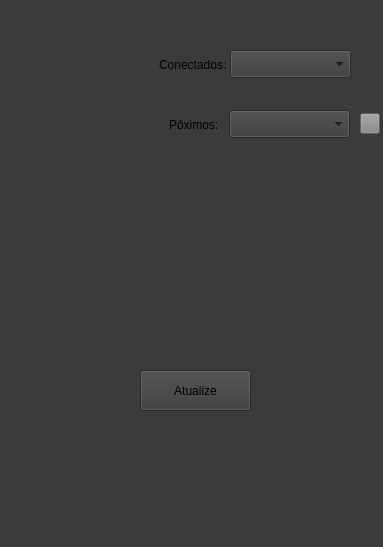
<?xml version="1.0" encoding="UTF-8"?>
<ui version="4.0">
 <class>screenOfConnect</class>
 <widget class="QWidget" name="screenOfConnect">
  <property name="geometry">
   <rect>
    <x>0</x>
    <y>0</y>
    <width>383</width>
    <height>547</height>
   </rect>
  </property>
  <property name="windowTitle">
   <string>Form</string>
  </property>
  <property name="styleSheet">
   <string notr="true">background-color: rgb(59, 59, 59);</string>
  </property>
  <widget class="QComboBox" name="cmb_connectado">
   <property name="geometry">
    <rect>
     <x>230</x>
     <y>50</y>
     <width>121</width>
     <height>28</height>
    </rect>
   </property>
  </widget>
  <widget class="QPushButton" name="pushButton">
   <property name="geometry">
    <rect>
     <x>140</x>
     <y>370</y>
     <width>111</width>
     <height>41</height>
    </rect>
   </property>
   <property name="text">
    <string>Atualize</string>
   </property>
  </widget>
  <widget class="QComboBox" name="cmb_proximos">
   <property name="geometry">
    <rect>
     <x>229</x>
     <y>110</y>
     <width>121</width>
     <height>28</height>
    </rect>
   </property>
  </widget>
  <widget class="QLabel" name="label">
   <property name="geometry">
    <rect>
     <x>159</x>
     <y>55</y>
     <width>71</width>
     <height>20</height>
    </rect>
   </property>
   <property name="text">
    <string>Conectados:</string>
   </property>
  </widget>
  <widget class="QLabel" name="label_2">
   <property name="geometry">
    <rect>
     <x>169</x>
     <y>115</y>
     <width>51</width>
     <height>20</height>
    </rect>
   </property>
   <property name="text">
    <string>Póximos:</string>
   </property>
  </widget>
  <widget class="QPushButton" name="pushButton_2">
   <property name="geometry">
    <rect>
     <x>360</x>
     <y>113</y>
     <width>20</width>
     <height>21</height>
    </rect>
   </property>
   <property name="styleSheet">
    <string notr="true">border-image: url(:/img/refresh-512.webp);
background-color: rgb(134, 134, 134);</string>
   </property>
   <property name="text">
    <string/>
   </property>
  </widget>
 </widget>
 <resources/>
 <connections/>
</ui>
